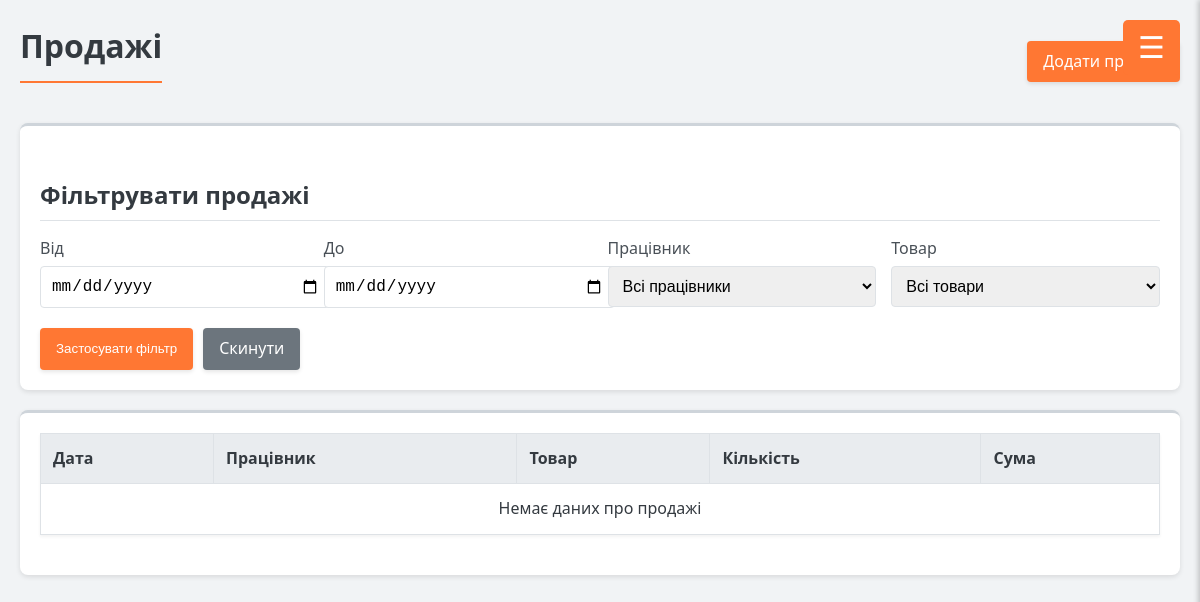
Before: /sales/ with the older database file.
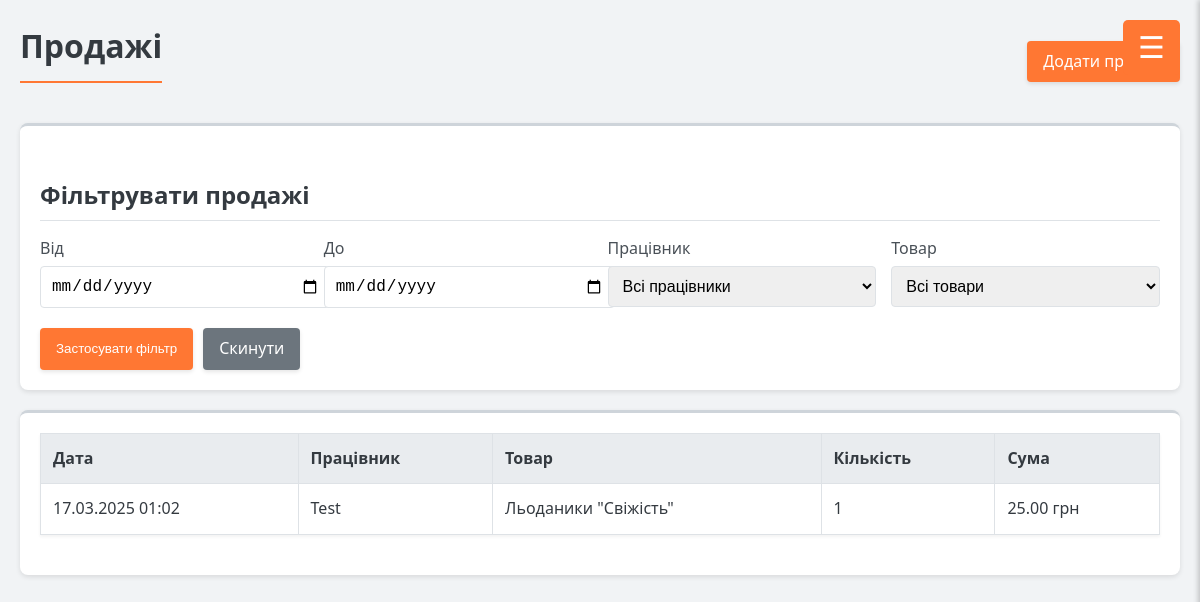
After: the same page with the newer database file.
### app/models.py (models this page shows, shortened)
class Sale(models.Model):
    employee = models.ForeignKey(Employee, on_delete=models.CASCADE, verbose_name="Працівник")
    product = models.ForeignKey(Product, on_delete=models.CASCADE, verbose_name="Товар")
    quantity = models.IntegerField(
        default=1,
        verbose_name="Кількість",
        validators=[MinValueValidator(1)]
    )
    date = models.DateTimeField(default=timezone.now, verbose_name="Дата продажу")
    @property
    def total_price(self):
        return self.product.price * self.quantity
    class Meta:
        verbose_name = "Продаж"
        verbose_name_plural = "Продажі"

class Employee(models.Model):
    user = models.OneToOneField(User, on_delete=models.CASCADE, related_name='employee')
    position = models.CharField(max_length=100, verbose_name="Посада")
    phone = models.CharField(max_length=15, verbose_name="Телефон")
    def __str__(self):
        return f"{self.user.get_full_name() or self.user.username}"
    class Meta:
        verbose_name = "Працівник"
        verbose_name_plural = "Працівники"

class Product(models.Model):
    name = models.CharField(max_length=255, verbose_name="Назва товару")
    price = models.DecimalField(
        max_digits=10,
        decimal_places=2,
        verbose_name="Ціна",
        validators=[MinValueValidator(0.01)]
    )
    quantity = models.PositiveIntegerField(verbose_name="Кількість", default=0)
    active = models.BooleanField(default=True, verbose_name="Активний")
    def __str__(self):
        return self.name
    class Meta:
        verbose_name = "Товар"
        verbose_name_plural = "Товари"

### app/views.py (the view)
# urls.py: path('sales/', views.sales_list, name='sales_list'),
def sales_list(request):
    sales = Sale.objects.all().order_by('-date')
    filter_form = SalesFilterForm(request.GET)
    if filter_form.is_valid():
        start_date = filter_form.cleaned_data.get('start_date')
        end_date = filter_form.cleaned_data.get('end_date')
        employee = filter_form.cleaned_data.get('employee')
        product = filter_form.cleaned_data.get('product')
        if start_date:
            sales = sales.filter(date__date__gte=start_date)
        if end_date:
            sales = sales.filter(date__date__lte=end_date)
        if employee:
            sales = sales.filter(employee=employee)
        if product:
            sales = sales.filter(product=product)
    return render(request, 'app/sales_list.html', {'sales': sales, 'filter_form': filter_form})

### app/forms.py
class SalesFilterForm(forms.Form):
    start_date = forms.DateField(required=False, widget=forms.DateInput(attrs={'type': 'date'}), label="Від")
    end_date = forms.DateField(required=False, widget=forms.DateInput(attrs={'type': 'date'}), label="До")
    employee = forms.ModelChoiceField(queryset=Employee.objects.all(), required=False, empty_label="Всі працівники")
    product = forms.ModelChoiceField(queryset=Product.objects.all(), required=False, empty_label="Всі товари")

### app/templates/app/sales_list.html (shortened to what this page needs)
{% extends 'base.html' %}
{% block content %}
<div class="header">
    <h1>Продажі</h1>
    <a href="{% url 'add_sale' %}" class="btn">Додати продаж</a>
</div>
<div class="card">
    <h2>Фільтрувати продажі</h2>
    <form method="get" class="filter-form">
        <div style="display: flex; flex-wrap: wrap; gap: 15px;">
            <div class="form-group" style="flex: 1; min-width: 200px;">
                <label for="{{ filter_form.start_date.id_for_label }}">{{ filter_form.start_date.label }}</label>
                {{ filter_form.start_date }}
            </div>
            <div class="form-group" style="flex: 1; min-width: 200px;">
                <label for="{{ filter_form.end_date.id_for_label }}">{{ filter_form.end_date.label }}</label>
                {{ filter_form.end_date }}
            </div>
            <div class="form-group" style="flex: 1; min-width: 200px;">
                <label for="{{ filter_form.employee.id_for_label }}">Працівник</label>
                {{ filter_form.employee }}
            </div>
            <div class="form-group" style="flex: 1; min-width: 200px;">
                <label for="{{ filter_form.product.id_for_label }}">Товар</label>
                {{ filter_form.product }}
            </div>
        </div>
        <div style="display: flex; gap: 10px;">
            <button type="submit" class="btn">Застосувати фільтр</button>
            <a href="{% url 'sales_list' %}" class="btn btn-secondary">Скинути</a>
        </div>
    </form>
</div>
<div class="card">
    <table>
        <thead>
        <tr>
            <th>Дата</th>
            <th>Працівник</th>
            <th>Товар</th>
            <th>Кількість</th>
            <th>Сума</th>
        </tr>
        </thead>
        <tbody>
        {% for sale in sales %}
        <tr>
            <td>{{ sale.date|date:"d.m.Y H:i" }}</td>
            <td>{{ sale.employee }}</td>
            <td>{{ sale.product }}</td>
            <td>{{ sale.quantity }}</td>
            <td>{{ sale.total_price }} грн</td>
        </tr>
        {% empty %}
        <tr>
            <td colspan="5" style="text-align: center;">Немає даних про продажі</td>
        </tr>
        {% endfor %}
        </tbody>
    </table>
</div>
{% endblock %}

Changed rows visible on the page:
added Sale: date "17.03.2025 01:02", employee "Test", product "Льоданики \"Свіжість\"", quantity "1", total_price "25.00"
Other visible differences:
text no longer shown: "Немає даних про продажі"
